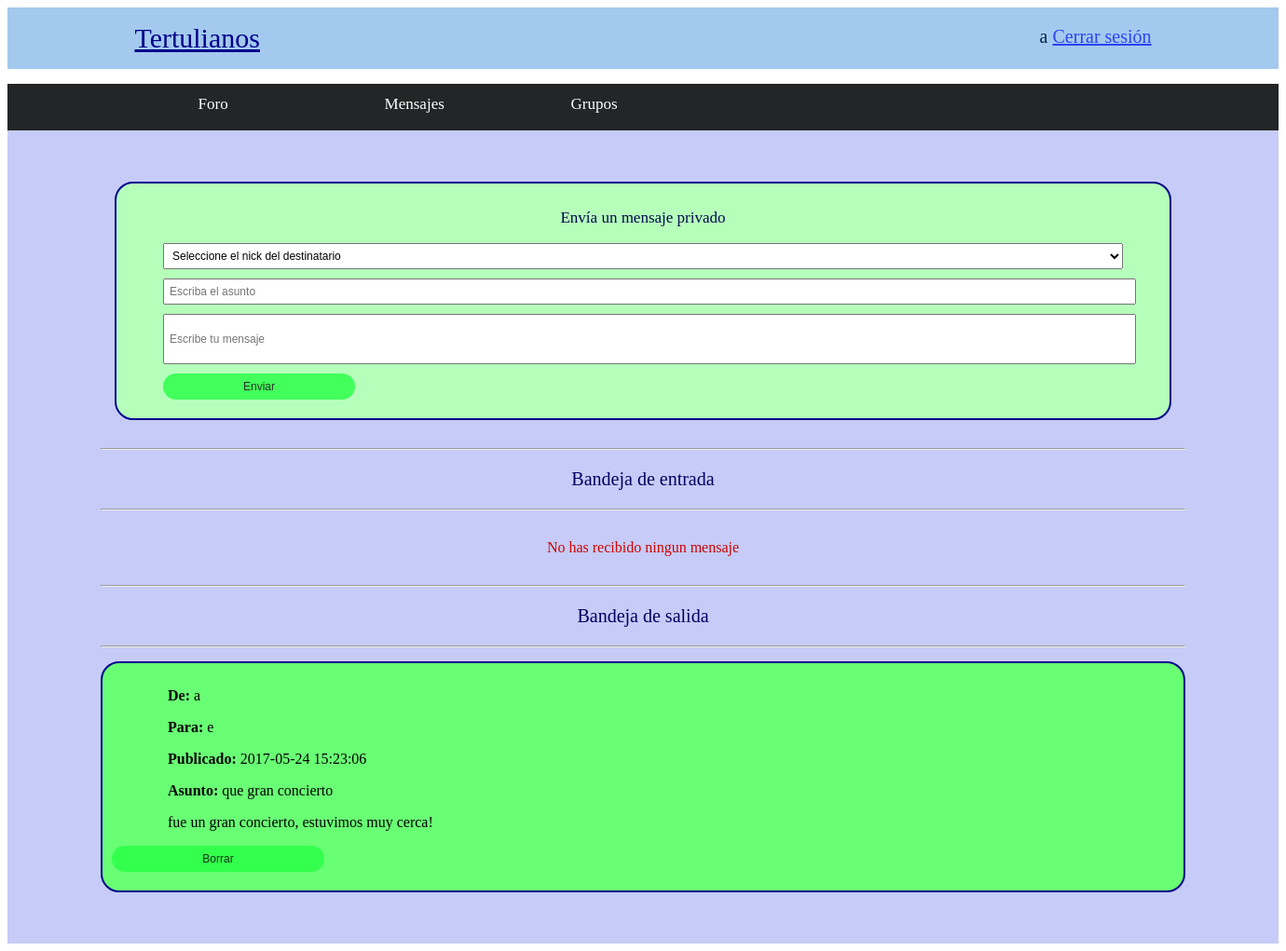
/bandeja.php (signed in), run on the app's committed database.
### tables this page shows
CREATE TABLE `bandeja` (
  `codigo` int(10) NOT NULL,
  `emisor` int(10) NOT NULL,
  `receptor` int(10) NOT NULL,
  `asunto` varchar(100) NOT NULL,
  `mensaje` text NOT NULL,
  `fecha` datetime NOT NULL
);

CREATE TABLE `usuario` (
  `id` int(10) NOT NULL,
  `nick` varchar(25) NOT NULL,
  `password` varchar(110) NOT NULL,
  `nombre` varchar(50) NOT NULL,
  `apellidos` varchar(100) NOT NULL,
  `email` varchar(50) NOT NULL,
  `edad` int(11) NOT NULL
);

### usuario.php (called while the page is built, shortened)
<?php
class Usuario
{
    public static function extraerId($nick) {
        include('conexion.php');
        $consulta = "SELECT id FROM usuario WHERE nick = '$nick' and nick <> 'admin'" ;
        mysqli_query($conexion,"SET NAMES 'utf8'");
        $resultado = $conexion->query($consulta)  or trigger_error("Query Failed! SQL: $consulta - Error: ".mysqli_error($conexion), E_USER_ERROR);
        $arrayId = $resultado->fetch_array(MYSQLI_BOTH);
        $id = $arrayId['id'];
        return $id;
  }
    public static function extraerNick($id) {
        include('conexion.php');
        $consulta = "SELECT nick FROM usuario WHERE id = '$id' and nick <> 'admin'";
        mysqli_query($conexion,"SET NAMES 'utf8'");
        $resultado = $conexion->query($consulta)  or trigger_error("Query Failed! SQL: $consulta - Error: ".mysqli_error($conexion), E_USER_ERROR);
        $arrayNick = $resultado->fetch_array(MYSQLI_BOTH);
        $nick = $arrayNick['nick'];
        return $nick;
  }
}
?>

### mensaje_privado.php (called while the page is built, shortened)
  <?php
  class MensajePrivado
  {
    public static function extraerMensajesRecibidos($idUsuario) {
          include ('conexion.php');
          $sql = "SELECT * FROM bandeja
                  WHERE receptor = '$idUsuario'
                  ORDER BY fecha DESC" ;
          mysqli_query($conexion,"SET NAMES 'utf8'");
          $resultado = $conexion->query($sql)  or trigger_error("Query Failed! SQL: $sql - Error: ".mysqli_error($conexion), E_USER_ERROR);
          $listaMensajes = array();
          $verificar = mysqli_query($conexion, $sql);
          for ($i=0; $i < mysqli_num_rows($verificar); $i++) {
              $listaMensajes[$i] = $resultado->fetch_array(MYSQLI_BOTH);
          }
          return $listaMensajes;
    }
    public static function extraerMensajesEnviados($idUsuario) {
          include ('conexion.php');
          $sql = "SELECT * FROM bandeja
                  WHERE emisor = '$idUsuario'
                  ORDER BY fecha DESC" ;
          mysqli_query($conexion,"SET NAMES 'utf8'");
          $resultado = $conexion->query($sql)  or trigger_error("Query Failed! SQL: $sql - Error: ".mysqli_error($conexion), E_USER_ERROR);
          $listaMensajes = array();
          $verificar = mysqli_query($conexion, $sql);
          for ($i=0; $i < mysqli_num_rows($verificar); $i++) {
              $listaMensajes[$i] = $resultado->fetch_array(MYSQLI_BOTH);
          }
          return $listaMensajes;
    }
}
?>

### bandeja.php (the view, shortened to what this page needs)
<!DOCTYPE html>
<html lang="es">
<head>
	<link rel="stylesheet" type="text/css" href="style.css">
</head>
<body>
	<?php
		include('cabecera.php');
		include('toolbar.php');
	?>
		<div class="contenedor_tablon">
			<div class="contenedor_enviarMensaje">
				<div class="enviarMensaje">
					<form action="enviarMensajePrivado.php " id="formularioBandeja" method="post" onsubmit="return validarFormBandeja(this);" enctype="multipart/form-data">
						<?php
							require_once 'usuario.php';
							$idUsuario = Usuario::extraerId($_SESSION["nombre"]);
						?>
						<p> Envía un mensaje privado </p>
						<select type="text" 	class="input_titulo" 			name="idReceptor" >
								<option value='' SELECTED>
									Seleccione el nick del destinatario
								</option>
						</select>
						<input type="text" 	class="input_titulo" placeholder="Escriba el asunto"	name="asunto" >
						<input type="text" 	class="input_cuerpo" placeholder="Escribe tu mensaje"	name="cuerpo" >
						<input type="submit" class="input_enviar" value="Enviar" onclick="enviarFormulario('formularioBandeja');" />
					</form>
				</div>
			</div>
			<div class="contenedor_lista_mensajes">
			<div class="titulo">
				<hr />
				<p> Bandeja de entrada </p>
				<hr />
			</div>
			<?php
				require_once 'usuario.php';
				require_once 'mensaje_privado.php';
				$idUsuario = Usuario::extraerId($_SESSION["nombre"]);
				$listaMensajesRecibidos = MensajePrivado::extraerMensajesRecibidos($idUsuario);
				if (sizeof($listaMensajesRecibidos) == 0) {
			?>
					<div class="notificacion">
						<p> No has recibido ningun mensaje </p>
					</div>
			<?php
				}
			?>
			</div>
			<div class="contenedor_lista_mensajes">
			<div class="titulo">
				<hr />
				<p> Bandeja de salida </p>
				<hr />
			</div>
			<?php
				require_once 'usuario.php';
				require_once 'mensaje_privado.php';
				$idUsuario = Usuario::extraerId($_SESSION["nombre"]);
				$listaMensajesEnviados = MensajePrivado::extraerMensajesEnviados($idUsuario);
			?>
			<?php
				for($i=0; $i<sizeof($listaMensajesEnviados); $i++) {
			?>
					<div class="contenedor_mensaje">
						<div class="mensaje">
							<div class="mensaje_titulo">
								<p>	<strong> De: </strong>
									<?php
										$nick = Usuario::extraerNick( $listaMensajesEnviados[$i]['emisor'] );
										echo $nick;
									?>
								</p>
								<p>	<strong> Para: </strong>
									<?php
										$nick = Usuario::extraerNick( $listaMensajesEnviados[$i]['receptor'] );
										echo $nick;
									?>
								</p>
								<p> <strong> Publicado: </strong>
								 	<?php
								 		echo $listaMensajesEnviados[$i]['fecha'];
								 	?>
								</p>
								<p>	<strong> Asunto: </strong>
									<?php
								 		echo $listaMensajesEnviados[$i]['asunto'];
								 	?>
								</p>
							</div>
							<div class="mensaje_cuerpo">
								<p>
									<?php
								 		echo $listaMensajesEnviados[$i]['mensaje'];
								 	?>
								</p>
							</div>
							<form action="borrarMensajePrivado.php " method="post">
								<input type="submit" class="input_enviar" value="Borrar" >
							</form>
						</div>
					</div>
			<?php
				}
			?>
			</div>
		</div>
</body>
</html>

### style.css (style rules this page uses)
.input_titulo { display: block; padding: 5px; margin: 10px 0; font-size: 12px; width: 100%; }
.input_cuerpo { display: block; padding: 5px; margin: 10px 0; font-size: 12px; width: 100%; height: auto; min-height: 40px; }
.input_enviar { display: block; padding: 7px; margin: 10px 0; font-size: 12px; width: 20%; border:0; color: black; opacity: 0.8; background-color: #26ff44; cursor: pointer; border-radius: 20px; }
.contenedor_tablon { display: block; padding-top: 40px; padding-right: 100px; padding-left: 100px; padding-bottom: 40px; background-color: #c6ccf7; }
.contenedor_enviarMensaje { padding: 15px; }
.enviarMensaje { background-color: #b5ffbb; border: 2px solid darkblue; border-radius: 20px; padding-right: 50px; padding-left: 50px; padding-top: 10px; padding-bottom: 10px; }
.enviarMensaje p { text-align: center; color: #03094b; font-size: 17px; }
.contenedor_mensaje { padding-bottom: 15px; }
.mensaje { padding: 10px; border-radius: 20px; background-color: #69ff74; border: 2px solid darkblue; }
.mensaje_titulo { width: 85%; height: auto; padding-left: 60px; }
.mensaje_cuerpo { width: 85%; height: auto; padding-left: 60px; }
.titulo { padding-top: 5px; padding-bottom: 5px; font-size: 20px; color: #000163; text-align: center; }
.titulo hr { color: #000163; }
.notificacion { font-size: 16px; color: #cd0404; text-align: center; }

### data on the page
bandeja: emisor.nick "a", receptor.nick "e", fecha "2017-05-24 15:23:06", asunto "que gran concierto", mensaje "fue un gran concierto, estuvimos muy cerca!"

### other printed values
$_SESSION['nombre'] "a"
